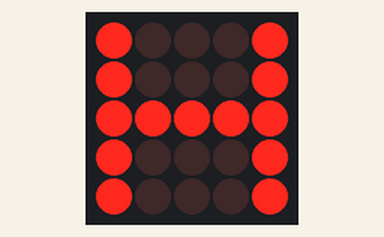
Recording of a sketch running on a simulated BBC micro:bit. Parts: 5×5 LED matrix. What the sketch prints to the serial monitor is not drawn.

Above: at 0.1 s.
At 0.8 s:
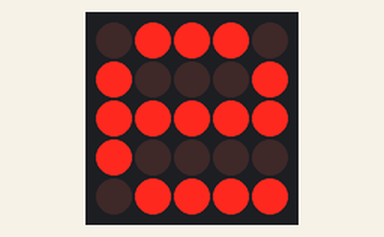
At 1.7 s:
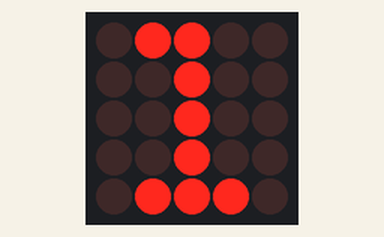
At 3.3 s:
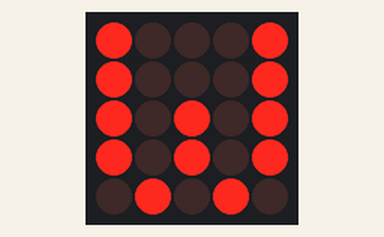
At 4.55 s:
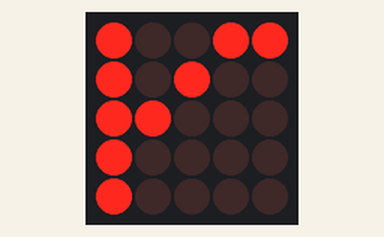
At 6.0 s:
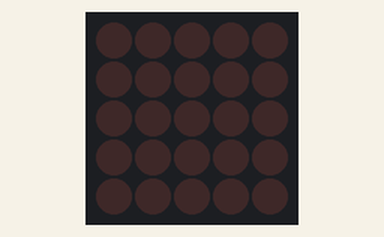

Measured:
- by itself, everything shown: repeats every 6.5 s, in 20 steps
- what the display in image 1 shows lasts 0.5 s, from 0.6 s to 1.1 s
- what the display in image 5 shows lasts 0.6 s, from 5.9 s to 6.5 s

The sketch:

HelloWorld.ino
```cpp
#include <Adafruit_Microbit.h>

Adafruit_Microbit_Matrix microbit;

const int buttonB = 11;     // the number of the pushbutton pin
const int buttonA = 5;     // the number of the pushbutton pin

int letter_count = 0;

const uint8_t
H_bmp[] =
{ B10001,
  B10001,
  B11111,
  B10001,
  B10001,
};

const uint8_t
e_bmp[] =
{ B01110,
  B10001,
  B11111,
  B10000,
  B01111,
};

const uint8_t
l_bmp[] =
{ B01100,
  B00100,
  B00100,
  B00100,
  B01110,
};

const uint8_t
o_bmp[] =
{ B01110,
  B10001,
  B10001,
  B10001,
  B01110,
};

const uint8_t
W_bmp[] =
{ B10001,
  B10001,
  B10101,
  B10101,
  B01010,
};

const uint8_t
r_bmp[] =
{ B10011,
  B10100,
  B11000,
  B10000,
  B10000,
};

const uint8_t
d_bmp[] =
{ B00001,
  B00001,
  B01111,
  B10001,
  B01111,
};

void setup() {
  // put your setup code here, to run once:
  Serial.begin(9600);
  Serial.println("Hello World?");
  microbit.begin();
  pinMode(buttonB, INPUT);
  pinMode(buttonA, INPUT);
}

void loop() {
  // put your main code here, to run repeatedly:
  microbit.show(H_bmp);
  delay(500);
  microbit.clear();
  delay(50);
  microbit.show(e_bmp);
  delay(500);
  microbit.clear();
  delay(50);
  microbit.show(l_bmp);
  delay(500);
  microbit.clear();
  delay(50);
  microbit.show(l_bmp);
  delay(500);
  microbit.clear();
  delay(50);
  microbit.show(o_bmp);
  delay(500);
  microbit.clear();
  delay(500);
  microbit.show(W_bmp);
  delay(500);
  microbit.clear();
  delay(50);
  microbit.show(o_bmp);
  delay(500);
  microbit.clear();
  delay(50);
  microbit.show(r_bmp);
  delay(500);
  microbit.clear();
  delay(50);
  microbit.show(l_bmp);
  delay(500);
  microbit.clear();
  delay(50);
  microbit.show(d_bmp);
  delay(500);
  microbit.clear();
  delay(50);
  microbit.clear();
  delay(500);
}
```
